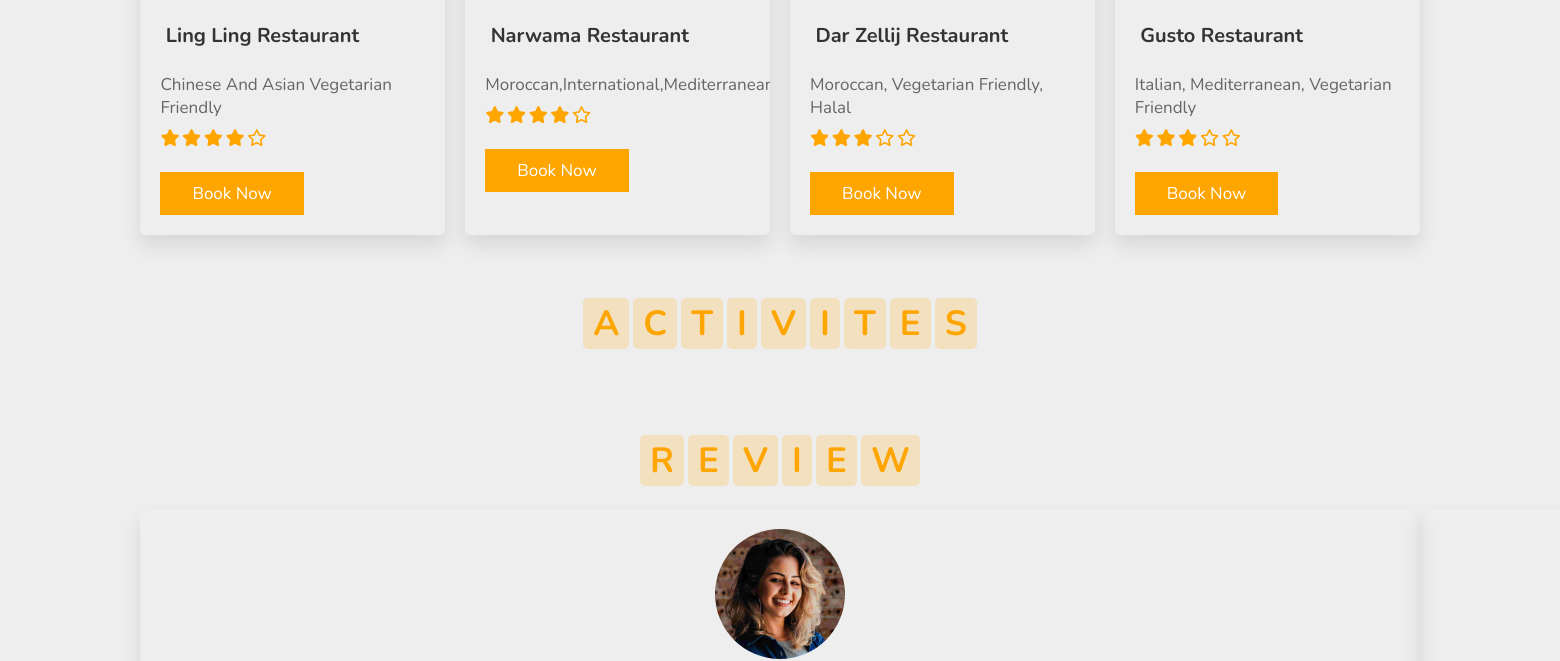
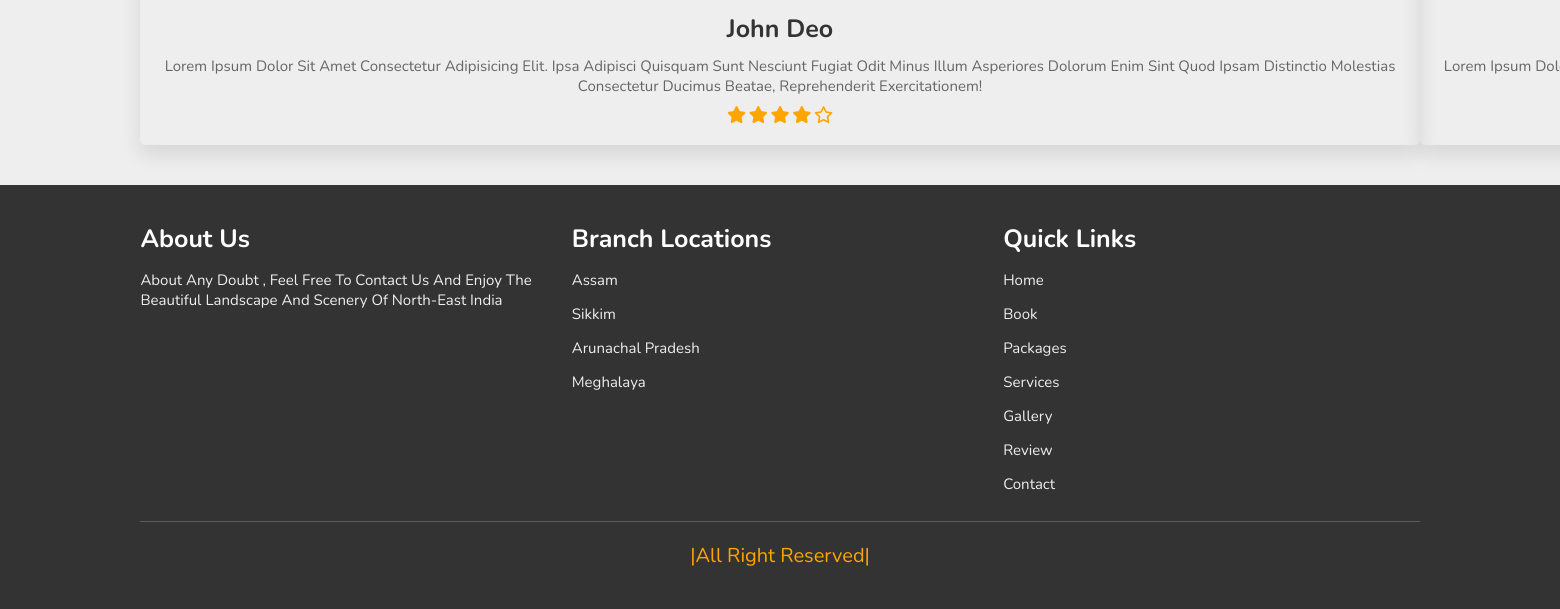
The app's page /home (lower part), older data (2 pictures, top to bottom).
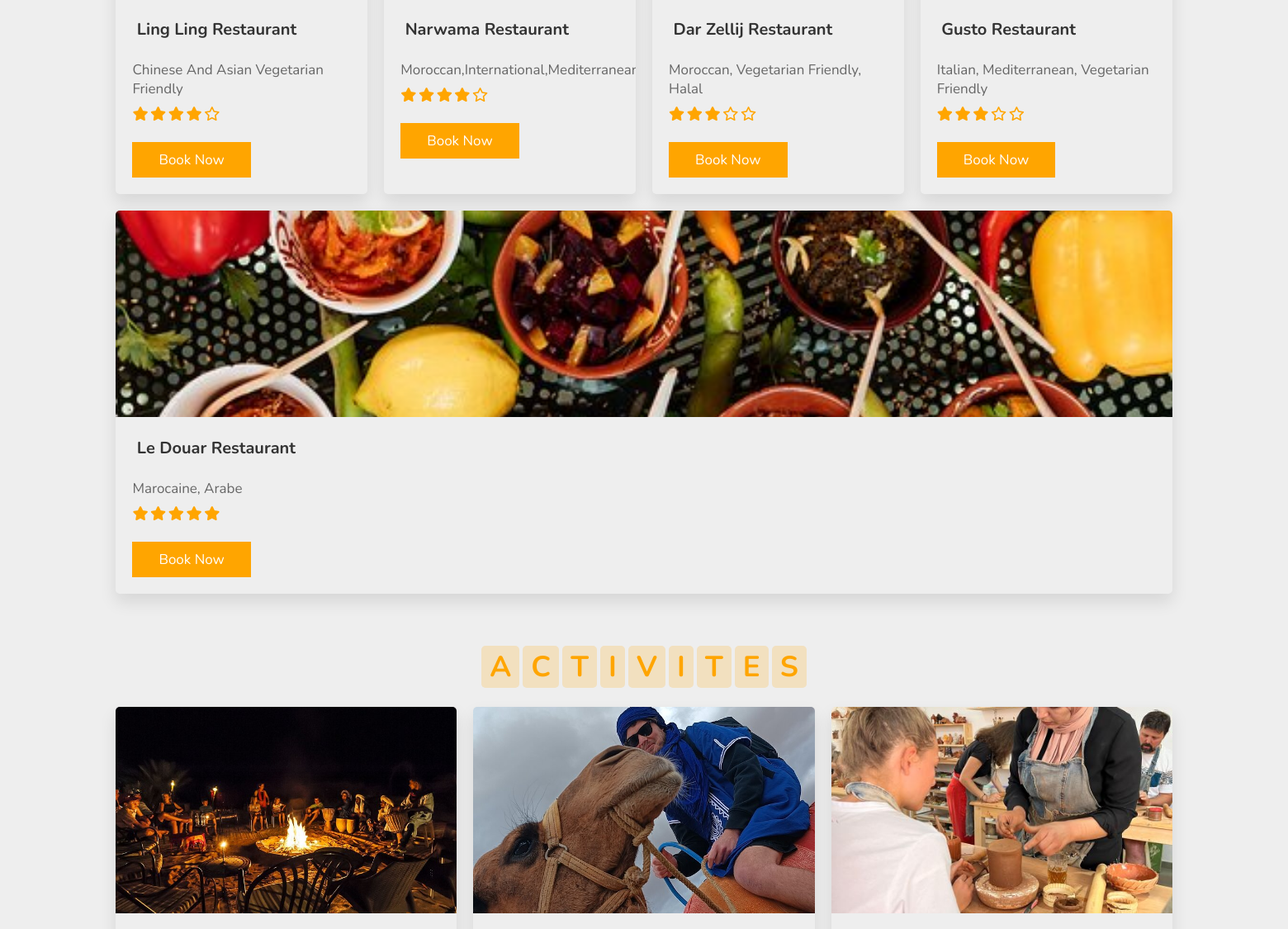
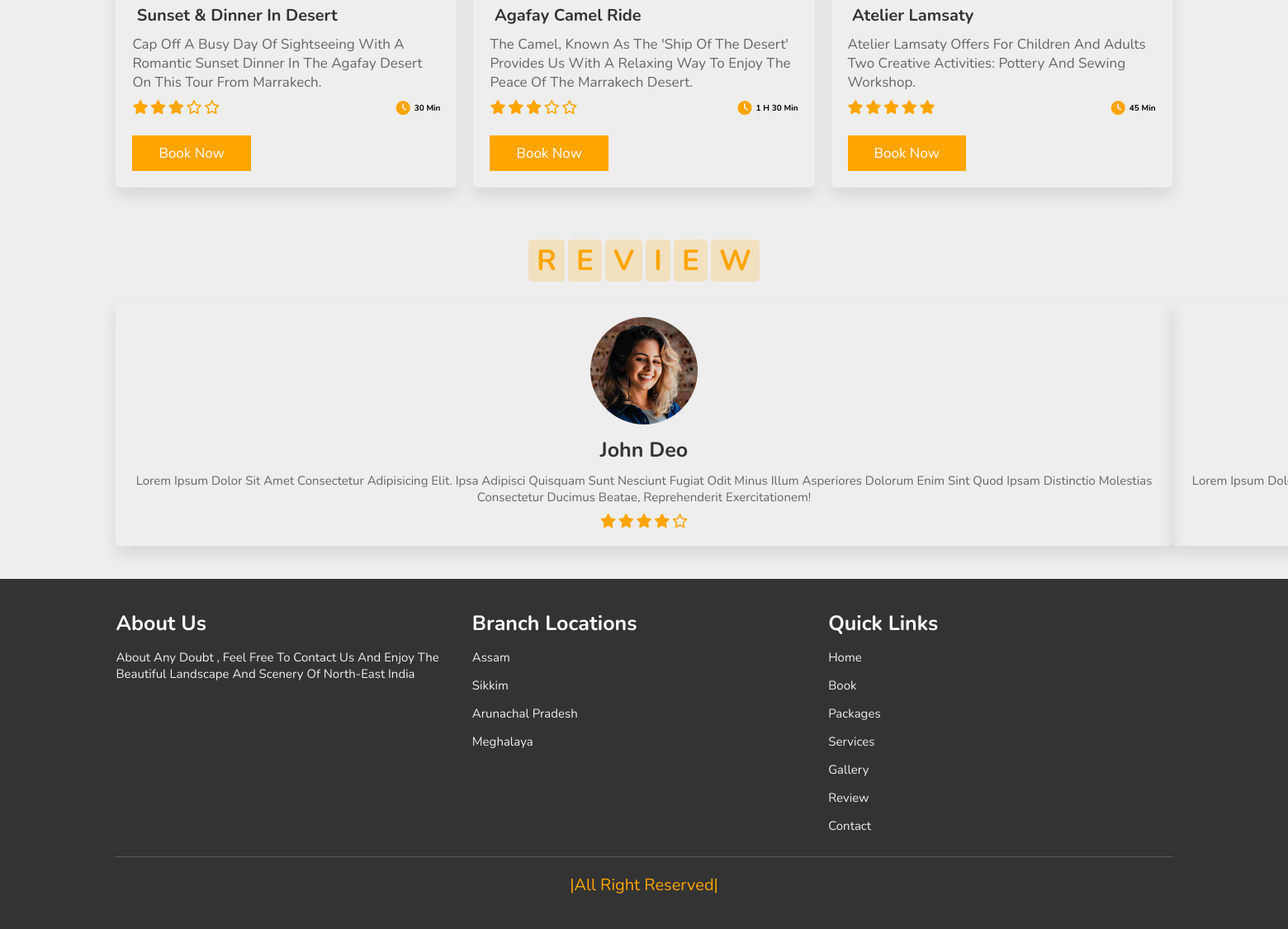
The same page, newer data (2 pictures, top to bottom).
### app_siteweb/models.py (models this page shows, shortened)
class Restaurant(models.Model):
    nom = models.CharField(max_length=100)
    description = models.TextField()
    images = models.ManyToManyField(Image, related_name='restaurants')
    likes = models.ManyToManyField(Like, related_name='restaurant_likes', blank=True)
    reviews = models.ManyToManyField(Review, related_name='restaurant_reviews', blank=True)
    slug = models.SlugField(max_length=255,unique=True)
    rating = models.FloatField(
        validators=[MinValueValidator(0), MaxValueValidator(5)],  # Valeurs entre 0 et 5
        default=0  # Valeur par défaut
    )
    class Meta:
        db_table = 'restaurant'
    def rate_range(self):
        return range(int(self.rating))
    def neg_rate_range(self):
        return range(5 - int(self.rating))

class Image(models.Model):
    image = models.ImageField(upload_to='image_places/')

class Activite(models.Model):
    nom = models.CharField(max_length=100)
    description = models.TextField()
    images = models.ManyToManyField(Image, related_name='activites')
    duree = models.CharField(max_length=100)
    emplacement = models.CharField(max_length=255,default='pas d\'emplacement fourni')
    num_telephone = models.CharField(max_length=15,default='+212000000000', validators=[RegexValidator(regex=r'^\+212\d{9}$', message="Le numéro de téléphone doit commencer par +212")], help_text="Le numéro de téléphone doit commencer par +212")
    likes = models.ManyToManyField(Like, related_name='activite_likes', blank=True)
    reviews = models.ManyToManyField(Review, related_name='activite_reviews', blank=True)
    slug = models.SlugField(max_length=255,unique=True)
    rating = models.FloatField(
        validators=[MinValueValidator(0), MaxValueValidator(5)],  # Valeurs entre 0 et 5
        default=0  # Valeur par défaut
    )
    class Meta:
        db_table = 'activite'
    def rate_range(self):
        return range(int(self.rating))
    def neg_rate_range(self):
        return range(5 - int(self.rating))

### app_siteweb/views.py (the view)
# urls.py: path("home", home_page, name='home'),
def home_page(request):
    Hotels = Hotel.objects.all()
    Place_Touristique = PlaceTouristique.objects.all()
    activites = Activite.objects.all()
    restaurants = Restaurant.objects.all()
    context = {
        'hotels': Hotels,
        'places_touristiques': Place_Touristique,
        'activites': activites,
        'restaurants': restaurants
    }
    return render(request, 'accueil/home.html', context)

### app_siteweb/models.py (called while the page is built)
    def calculate_total_price_with_promotion(self):
        if self.promo and self.promo > 0:
            discounted_price = self.prix * (1 - self.promo / 100)
            return discounted_price.quantize(Decimal('0.01'))
        return self.prix.quantize(Decimal('0.01'))

    def rate_range(self):
        return range(int(self.rating))

    def neg_rate_range(self):
        return range(5 - int(self.rating))

### templates/accueil/home.html (shortened to what this page needs)
{% load static %}
<!DOCTYPE html>
<html lang="en">
<head>
    <link rel="stylesheet" href="https://unpkg.com/swiper/swiper-bundle.min.css" />
    <link rel="stylesheet" href="https://cdnjs.cloudflare.com/ajax/libs/font-awesome/6.0.0/css/all.min.css">
    <link rel="stylesheet" href="{% static "assets/css/style.css" %}">
    <link rel="stylesheet" href="{% static "assets/css/chatbot.css" %}">
</head>
<body>
{% block content %}
{% include "accueil/restaurant_list.html" %}
{% include "accueil/activite_list.html" %}
{% include "accueil/reviews.html" %}
{% endblock %}
<section class="footer">
    <div class="box-container">
        <div class="box">
            <h3>about us</h3>
            <p>About any doubt , feel free to contact us and enjoy the beautiful landscape and scenery of North-East India</p>
        </div>
        <div class="box">
            <h3>branch locations</h3>
            <a href="#">Assam</a>
            <a href="#">Sikkim</a>
            <a href="#">Arunachal Pradesh</a>
            <a href="#">Meghalaya</a>
        </div>
        <div class="box">
            <h3>quick links</h3>
            <a href="#">home</a>
            <a href="#">book</a>
            <a href="#">packages</a>
            <a href="#">services</a>
            <a href="#">gallery</a>
            <a href="#">review</a>
            <a href="#">contact</a>
        </div>
    </div>
    <h1 class="credit"> <span>|All Right Reserved|</span> </h1>
</section>
</body>
</html>

### templates/accueil/place_list.html (shortened to what this page needs)
{% load static %}

### templates/accueil/hotel_list.html (shortened to what this page needs)
{% load static %}
        {% for hotel in hotels %}
                {% load custom_filters %}
        {% endfor %}

### templates/accueil/restaurant_list.html (shortened to what this page needs)
{% load static %}
<section class="packages" id="packages">
    <div class="box-container">
        {% for restaurant in restaurants %}
        <div class="box">
            {% with restaurant.images.first as photo %}
                {% if photo %}
                    <img src="{{ photo.image.url }}" alt="{{ restaurant.nom }}">
                {% else %}
                    <img src="{% static 'assets/images/placeholder.png' %}" alt="No image">
                {% endif %}
            {% endwith %}
            <div class="content">
                <h3> {{ restaurant.nom }}</h3>
                <br>
                <p>{{ restaurant.description }}</p>
                {% load custom_filters %}
                <div class="stars">
                    {% for _ in restaurant.rate_range %}
                        <i class="fas fa-star"></i>
                    {% endfor %}
                    {% for _ in restaurant.neg_rate_range %}
                        <i class="far fa-star"></i>
                    {% endfor %}
                </div>
                <br>
                <a href="#" class="btn">book now</a>
            </div>
        </div>
        {% endfor %}
    </div>
</section>

### templates/accueil/activite_list.html (shortened to what this page needs)
{% load static %}
<section class="packages" id="packages">
    <h1 class="heading">
        <span>A</span>
        <span>C</span>
        <span>T</span>
        <span>I</span>
        <span>V</span>
        <span>I</span>
        <span>T</span>
        <span>E</span>
        <span>S</span>
    </h1>
    <div class="box-container">
        {%for act in activites %}
            <div class="box">
                {% with act.images.first as photo %}
                    {% if photo %}
                        <img src="{{ photo.image.url }}" alt="{{ act.nom }}">
                    {% else %}
                        <img src="{% static 'assets/images/placeholder.png' %}" alt="No image">
                    {% endif %}
                {% endwith %}
                <div class="content">
                    <h3> {{ act.nom }}</h3>
                    <p>{{ act.description }}</p>
                    {% load custom_filters %}
                    <div class="stars" style="display: flex; justify-content: space-between; align-items: center;">
                        <div class="stars-icons">
                        {% for _ in act.rate_range %}
                            <i class="fas fa-star"></i>
                        {% endfor %}
                        {% for _ in act.neg_rate_range %}
                            <i class="far fa-star"></i>
                        {% endfor %}
                        </div>
                        <div class="time-info" style="display: flex; align-items: center;">
                        <i class="fa-solid fa-clock"></i>
                        <span style="margin-left: 5px; font-weight: bold;">{{act.duree}}</span>
                        </div>
                    </div>
                    <br>
                    <a href="#" class="btn">book now</a>
                </div>
            </div>
        {% endfor %}
    </div>
</section>

### templates/accueil/reviews.html (shortened to what this page needs)
{% load static %}
<section class="review" id="review">
    <h1 class="heading">
        <span>r</span>
        <span>e</span>
        <span>v</span>
        <span>i</span>
        <span>e</span>
        <span>w</span>
    </h1>
    <div class="swiper-container review-slider">
        <div class="swiper-wrapper">
            <div class="swiper-slide">
                <div class="box">
                    <img src="{% static 'assets/images/pic1.png' %}" alt="">
                    <h3>john deo</h3>
                    <p>Lorem ipsum dolor sit amet consectetur adipisicing elit. Ipsa adipisci quisquam sunt nesciunt fugiat odit minus illum asperiores dolorum enim sint quod ipsam distinctio molestias consectetur ducimus beatae, reprehenderit exercitationem!</p>
                    <div class="stars">
                        <i class="fas fa-star"></i>
                        <i class="fas fa-star"></i>
                        <i class="fas fa-star"></i>
                        <i class="fas fa-star"></i>
                        <i class="far fa-star"></i>
                    </div>
                </div>
            </div>
            <div class="swiper-slide">
                <div class="box">
                    <h3>john deo</h3>
                    <p>Lorem ipsum dolor sit amet consectetur adipisicing elit. Ipsa adipisci quisquam sunt nesciunt fugiat odit minus illum asperiores dolorum enim sint quod ipsam distinctio molestias consectetur ducimus beatae, reprehenderit exercitationem!</p>
                    <div class="stars">
                    </div>
                </div>
            </div>
        </div>
    </div>
</section>

### static/assets/css/style.css (style rules this page uses)
:root { --orange:#ffa500; }
* { font-family: 'Nunito', sans-serif; margin:0; padding:0; box-sizing: border-box; text-transform: capitalize; outline: none; border:none; text-decoration: none; transition: all .2s linear; }
html { font-size: 62.5%; overflow-x: hidden; scroll-padding-top: 6rem; scroll-behavior: smooth; }
section { padding:2rem 9%; }
.heading { text-align: center; padding:2.5rem 0 }
.btn { display: inline-block; margin-top: 1rem; background:var(--orange); color:#fff; padding:.8rem 3rem; border:.2rem solid var(--orange); cursor: pointer; font-size: 1.7rem; }
.packages .box-container { display: flex; flex-wrap: wrap; gap:2rem; }
.packages .box-container .box { flex:1 1 30rem; border-radius: .5rem; overflow: hidden; box-shadow: 0 1rem 2rem rgba(0,0,0,.1); }
.packages .box-container .box img { height: 25rem; width:100%; object-fit: cover; }
.packages .box-container .box .content { padding:2rem; }
.packages .box-container .box .content h3 { font-size:2rem; color:#333; }
.packages .box-container .box .content p { font-size:1.7rem; color:#666; padding:1rem 0; }
.packages .box-container .box .content .stars i { font-size:1.7rem; color:var(--orange); }
.review .review-slider { padding-bottom: 2rem; }
.review .box { padding:2rem; text-align: center; box-shadow: 0 1rem 2rem rgba(0,0,0,.1); border-radius: .5rem; }
.review .box img { height:13rem; width:13rem; border-radius: 50%; object-fit: cover; margin-bottom: 1rem; }
.review .box h3 { color:#333; font-size: 2.5rem; }
.review .box p { color:#666; font-size: 1.5rem; padding:1rem 0; }
.review .box .stars i { color:var(--orange); font-size: 1.7rem; }
.footer { background:#333; }
.footer .box-container { display: flex; flex-wrap: wrap; gap:1.5rem; }
.footer .box-container .box { padding:1rem 0; flex:1 1 25rem; }
.footer .box-container .box h3 { font-size: 2.5rem; padding:.7rem 0; color:#fff; }
.footer .box-container .box p { font-size: 1.5rem; padding:.7rem 0; color:#eee; }
.footer .box-container .box a { display: block; font-size: 1.5rem; padding:.7rem 0; color:#eee; }
.footer .credit { text-align: center; padding:2rem 1rem; margin-top: 1rem; font-size: 2rem; font-weight: normal; color:#fff; border-top: .1rem solid rgba(255,255,255,.2); }
.footer .credit span { color:var(--orange); }
body { background: #EEEEEE; font-family: 'Roboto', sans-serif; }

Row changes from the older to the newer data that the page shows:
added Restaurant: images.first.image (picture), nom "Le Douar Restaurant", description "Marocaine, Arabe", rating 5 (drawn)
added Activite: images.first.image (picture), nom "Sunset & Dinner In Desert", description "Cap Off A Busy Day Of Sightseeing With A Romantic Sunset Dinner In The Agafay Desert On This Tour From Marrakech.", rating 3 (drawn), duree "30 Min"
added Activite: images.first.image (picture), nom "Agafay Camel Ride", description "The Camel, Known As The 'Ship Of The Desert' Provides Us With A Relaxing Way To Enjoy The Peace Of The Marrakech Desert.", rating 3 (drawn), duree "1 H 30 Min"
added Activite: images.first.image (picture), nom "Atelier Lamsaty", description "Atelier Lamsaty Offers For Children And Adults Two Creative Activities: Pottery And Sewing Workshop.", rating 5 (drawn), duree "45 Min"
